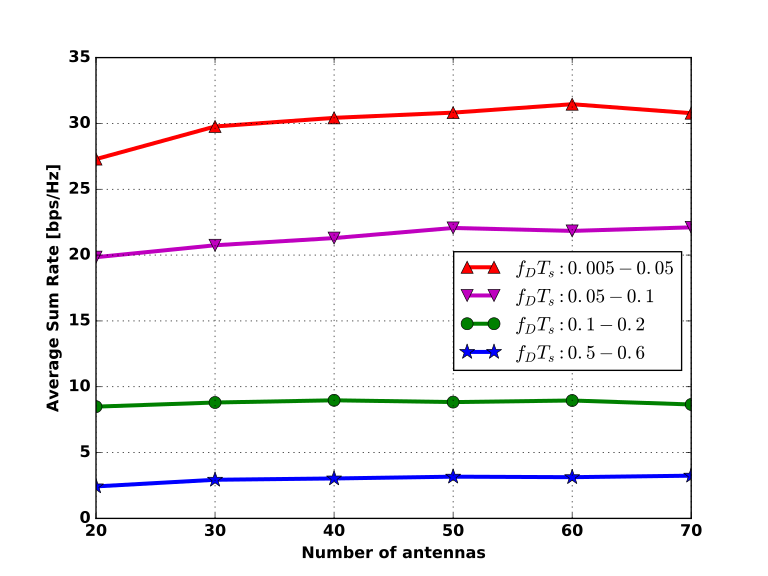

Source code (Python):
#for l=6
from pylab import *
from matplotlib import rc,rcParams
import matplotlib.pyplot as plt
plt.rcParams["font.weight"] = "bold"
plt.rcParams["axes.labelweight"] = "bold"
import numpy as np
x = [20,30,40,50,60,70]

datal1=[27.291,29.7696,30.4245,30.8203,31.4594,30.7784]
datal2=[19.8425,20.7463,21.2935,22.0605,21.8369,22.1064]
datal3=[8.48886,8.80313,8.96997,8.83445,8.95471,8.65316]
datal4=[2.43109,2.93407,3.03326,3.16899,3.13087,3.24474]

plt.hold(True)
line1, = plt.plot(x,datal1, 'r^-', label="$f_DT_s: 0.005-0.05$", lw=3, ms=9.0)
line2, = plt.plot(x,datal2, 'mv-', label="$f_DT_s: 0.05-0.1$", lw=3, ms=9.0)
line3, = plt.plot(x,datal3, 'go-', label="$f_DT_s: 0.1-0.2$", lw=3, ms=9.0)
line4, = plt.plot(x,datal4, 'b*-', label="$f_DT_s: 0.5-0.6$", lw=3, ms=12.0)

first_legend = plt.legend(handles=[line1,line2,line3,line4], loc=7,bbox_to_anchor=(1.0,0.45))
#first_legend = plt.legend(handles=[line1,line2,line3,line4], loc=7)
plt.xlabel('Number of antennas')
plt.ylabel('Average Sum Rate [bps/Hz]')

plt.grid()
plt.show()
